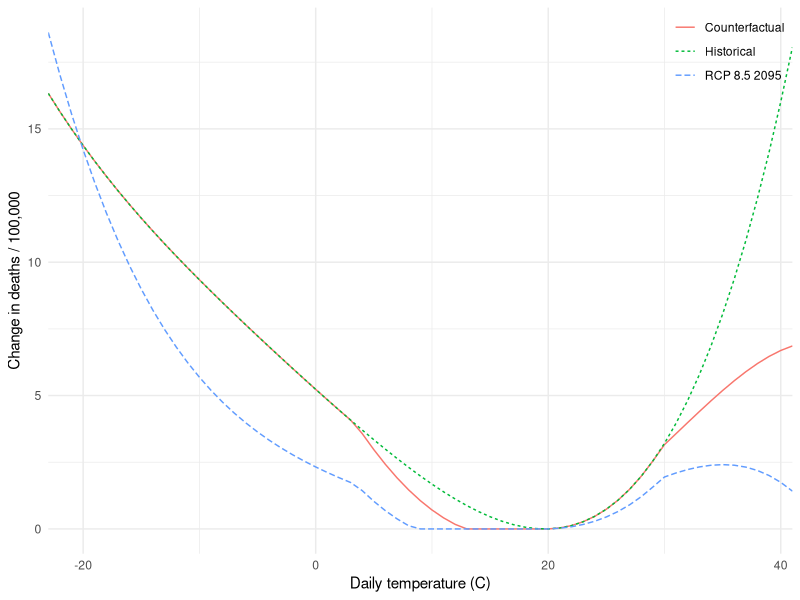
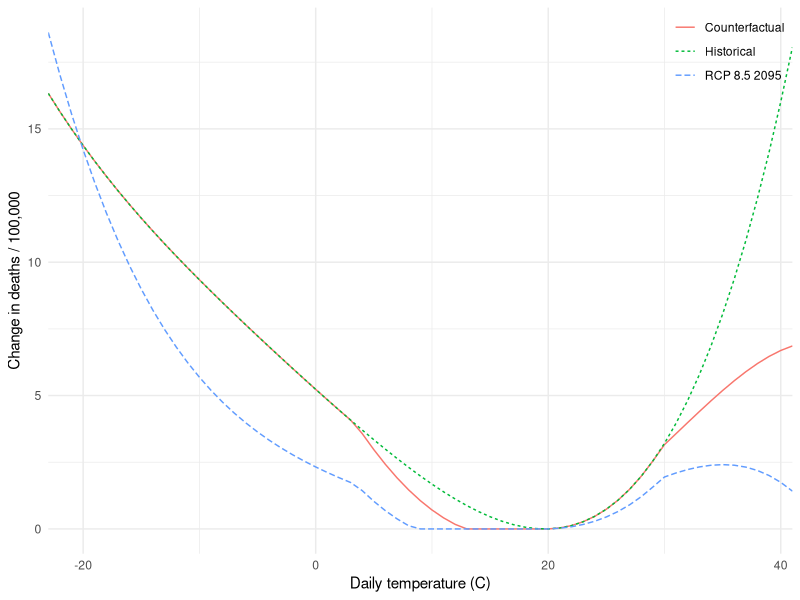

Source code (R) for these figures, in order:
library(ggplot2)
library(mvtnorm)

do.clipping <- T
region = 'USA.27.1625'

if (region == 'india') {
    climtas0 <- 25.743467442791619
    loggdppc0 <- 8.0072716568734776
    climtas1 <- 29.533672020543936
    loggdppc1 <- 9.5337815088315914
} else if (region == 'chicago') {
    climtas0 <- 10.69911999868895
    loggdppc0 <- 10.976412876992653
    climtas1 <- 14.856286905048741
    loggdppc1 <- 11.601797621813535
} else if (region == 'USA.10.367') {
    climtas0 <- 24.98685267495889
    loggdppc0 <- 10.71664352189571
    climtas1 <- 27.381088673907037
    loggdppc1 <- 11.331317614833411
} else if (region == 'ETH.8.39.Rce1a51acb321322b') {
    climtas0 <- 17.024671350250433
    loggdppc0 <- 6.8203388118575372
    climtas1 <- 20.24106996072404
    loggdppc1 <- 8.929062644792884
} else if (region == 'AUS.11.1392') {
    climtas0 <- 28.870636687834644
    loggdppc0 <- 10.415717033929447
    climtas1 <- 31.758403234849148
    loggdppc1 <- 11.073917923800922
} else if (region == 'AGO.11.94') {
    climtas0 <- 25.30318678946287
    loggdppc0 <- 8.9125183548779905
    climtas1 <- 27.853115628738252
    loggdppc1 <- 9.5003513061209262
} else if (region == 'OMN.8') {
    climtas0 <- 27.056305161390981
    loggdppc0 <- 10.268814628039628
    climtas1 <- 30.311526744901556
    loggdppc1 <- 10.839057671756249
} else if (region == 'ARE.1') {
    climtas0 <- 27.770774678467525
    loggdppc0 <- 10.510277794127644
    climtas1 <- 31.333509459811335
    loggdppc1 <- 10.921264957500616
} else if (region == 'USA.27.1625') {
    climtas0 <- 8.1895056132779356
    loggdppc0 <- 10.586498743182688
    climtas1 <- 12.242089761375349
    loggdppc1 <- 11.201172836120389
}

csvv <- read.csv("Agespec_interaction_GMFD_POLY-4_TINV_CYA_NW_w1.csv", header=F)
csvv <- csvv[, 25:36]

get.gamma <- function(gammas, pred, covar) gammas[csvv[1,] == pred & csvv[2,] == covar]

get.curve <- function(TT, gammas, climtas, loggdppc) {
    beta1 <- get.gamma(gammas, 'tas', '1') + get.gamma(gammas, 'tas', 'climtas') * climtas + get.gamma(gammas, 'tas', 'loggdppc') * loggdppc
    beta2 <- get.gamma(gammas, 'tas2', '1') + get.gamma(gammas, 'tas2', 'climtas') * climtas + get.gamma(gammas, 'tas2', 'loggdppc') * loggdppc
    beta3 <- get.gamma(gammas, 'tas3', '1') + get.gamma(gammas, 'tas3', 'climtas') * climtas + get.gamma(gammas, 'tas3', 'loggdppc') * loggdppc
    beta4 <- get.gamma(gammas, 'tas4', '1') + get.gamma(gammas, 'tas4', 'climtas') * climtas + get.gamma(gammas, 'tas4', 'loggdppc') * loggdppc

    beta1 * TT + beta2 * TT^2 + beta3 * TT^3 + beta4 * TT^4
}

get.curvedf <- function(name, gammas, histall=F, histtemp=F) {
    TT <- seq(-23, 41, by=1)

    if (do.clipping) {
        yy0 <- get.curve(TT, gammas, climtas0, loggdppc0)
        ii.min <- which.min(yy0[TT >= 10 & TT <= 25]) + which(TT == 10) - 1

        if (histall)
            return(data.frame(name, TT, yy=pmax(yy0 - yy0[ii.min], 0)))

        if (histtemp)
            yy1 <- get.curve(TT, gammas, climtas0, loggdppc1)
        else
            yy1 <- get.curve(TT, gammas, climtas1, loggdppc1)
        yy1 <- yy1 - yy1[ii.min]

        if (histtemp)
            yyg <- get.curve(TT, gammas, climtas0, loggdppc0)
        else
            yyg <- get.curve(TT, gammas, climtas1, loggdppc0)
        yyg <- yyg - yyg[ii.min]

        data.frame(name, TT, yy=pmax(pmin(yy1, yyg), 0)) # Good money and clipping
    } else {
        if (histtemp)
            yy1 <- get.curve(TT, gammas, climtas0, loggdppc1)
        else
            yy1 <- get.curve(TT, gammas, climtas1, loggdppc1)
        data.frame(name, TT, yy=yy1 - yy1[TT == 20])
    }
}

meddf <- get.curvedf('RCP 8.5 2095', sapply(csvv[3,], function(x) as.numeric(as.character(x))))
meddf0 <- get.curvedf('Counterfactual', sapply(csvv[3,], function(x) as.numeric(as.character(x))), histtemp=T)
meddf00 <- get.curvedf('Historical', sapply(csvv[3,], function(x) as.numeric(as.character(x))), histall=T)

ggplot(rbind(meddf, meddf0, meddf00), aes(TT, yy, colour=name, linetype=name)) +
    geom_line() + theme_minimal() +
    ylab("Change in deaths / 100,000") +
    scale_x_continuous(expand=c(0, 0)) + xlab("Daily temperature (C)") +
    scale_colour_discrete(name=NULL) +
    scale_linetype_discrete(name=NULL) +
    theme(legend.justification=c(1,1), legend.position=c(1,1))
ggsave(paste0("response-", region, ".pdf"), width=8, height=2.5)
